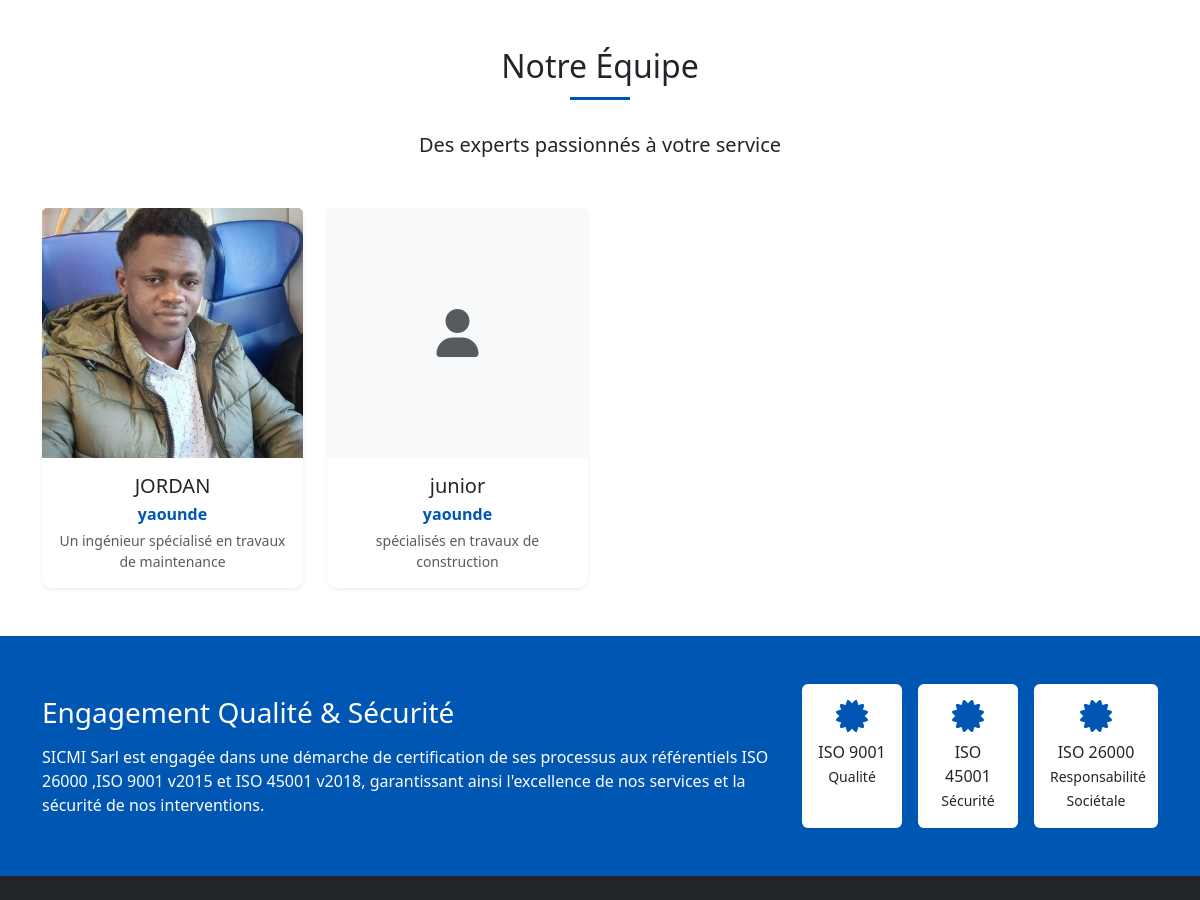
/a-propos/ (middle part), run on an earlier commit of the app's database.
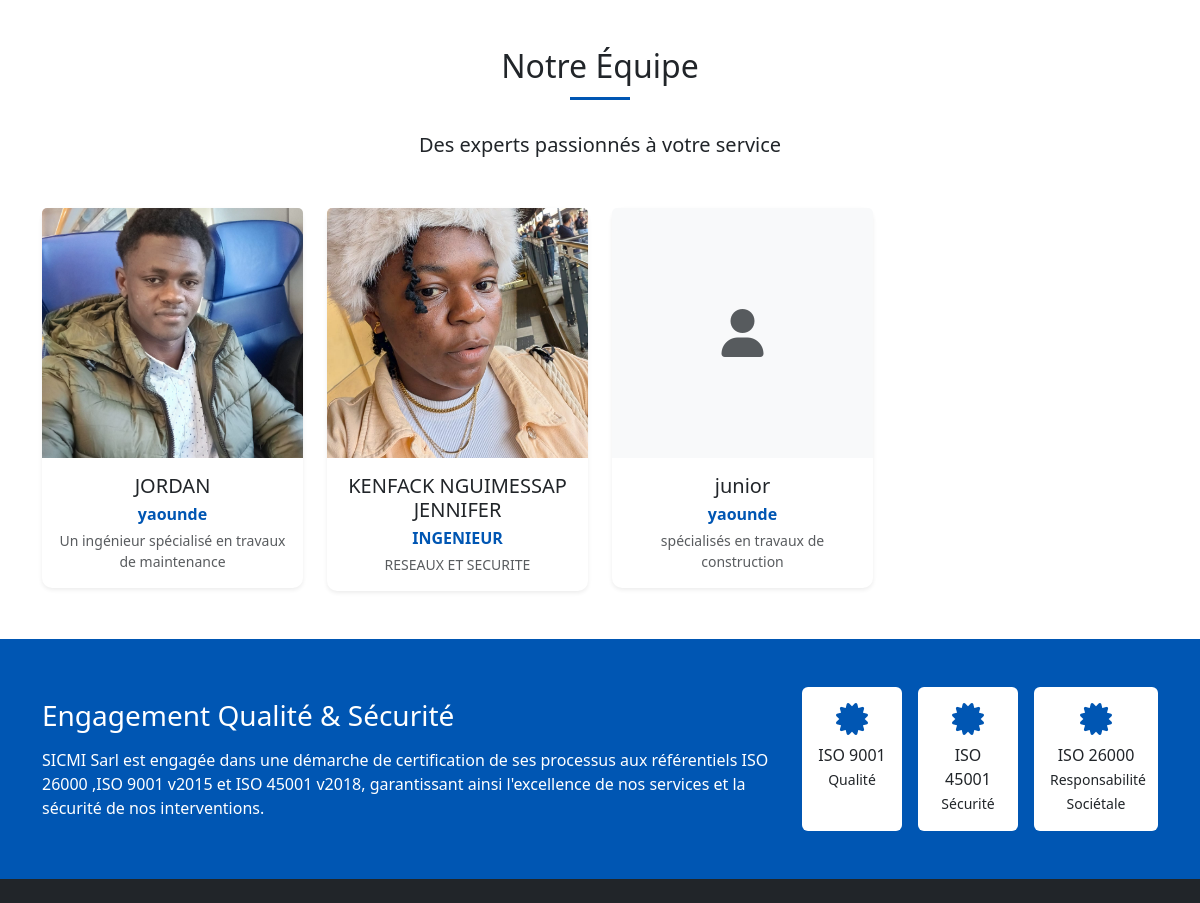
And on a later commit of the database.
### sicmi_app/models.py (models this page shows, shortened)
class TeamMember(models.Model):
    name = models.CharField(max_length=100)
    position = models.CharField(max_length=100)
    specialization = models.CharField(max_length=200)
    image = models.ImageField(upload_to='team/', blank=True, null=True)
    order = models.IntegerField(default=0)
    class Meta:
        ordering = ['order', 'name']

### sicmi_app/views.py (the view)
# urls.py: path('a-propos/', views.about, name='about'),
def about(request):
    team_members = TeamMember.objects.all()
    context = {
        'team_members': team_members,
    }
    return render(request, 'about.html', context)

### templates/about.html (shortened to what this page needs)
{% extends 'base.html' %}
{% load static %}
{% block content %}
<section class="py-5">
    <div class="container">
        <div class="text-center mb-5">
            <h2 class="section-title">Notre Équipe</h2>
            <p class="lead">Des experts passionnés à votre service</p>
        </div>
        <div class="row g-4">
            {% for member in team_members %}
            <div class="col-lg-3 col-md-4 col-sm-6">
                <div class="card team-card border-0 shadow-sm">
                    {% if member.image %}
                    <img src="{{ member.image.url }}" class="card-img-top" alt="{{ member.name }}" style="height: 250px; object-fit: cover;">
                    {% else %}
                    <div class="card-img-top bg-light d-flex align-items-center justify-content-center" style="height: 250px;">
                        <i class="fas fa-user fa-3x text-muted"></i>
                    </div>
                    {% endif %}
                    <div class="card-body text-center">
                        <h5 class="card-title mb-1">{{ member.name }}</h5>
                        <p class="text-primary fw-bold mb-1">{{ member.position }}</p>
                        <p class="card-text small text-muted">{{ member.specialization }}</p>
                    </div>
                </div>
            </div>
            {% empty %}
            <div class="col-12 text-center">
                <p class="text-muted">Notre équipe sera bientôt présentée ici.</p>
            </div>
            {% endfor %}
        </div>
    </div>
</section>
<section class="py-5 bg-primary text-white">
    <div class="container">
        <div class="row align-items-center">
            <div class="col-lg-8">
                <h3 class="mb-3">Engagement Qualité & Sécurité</h3>
                <p class="mb-0">
                    SICMI Sarl est engagée dans une démarche de certification de ses processus
                    aux référentiels  ISO 26000 ,ISO 9001 v2015 et ISO 45001 v2018, garantissant ainsi
                    l'excellence de nos services et la sécurité de nos interventions.
                </p>
            </div>
            <div class="col-lg-4 text-lg-end">
                <div class="d-flex justify-content-lg-end gap-3">
                    <div class="certification-badge bg-white text-dark rounded p-3 text-center">
                        <i class="fas fa-certificate fa-2x text-primary mb-2"></i>
                        <div>ISO 9001</div>
                        <small>Qualité</small>
                    </div>
                    <div class="certification-badge bg-white text-dark rounded p-3 text-center">
                        <i class="fas fa-certificate fa-2x text-primary mb-2"></i>
                        <div>ISO 45001</div>
                        <small>Sécurité</small>
                    </div>
                    <div class="certification-badge bg-white text-dark rounded p-3 text-center">
                        <i class="fas fa-certificate fa-2x text-primary mb-2"></i>
                        <div> ISO 26000</div>
                        <small>Responsabilité Sociétale</small>
                    </div>
                </div>
            </div>
        </div>
    </div>
</section>
{% endblock %}

What changed in the data, as far as the page shows it:
added TeamMember: image (picture), name "KENFACK NGUIMESSAP JENNIFER", position "INGENIEUR", specialization "RESEAUX ET SECURITE"
